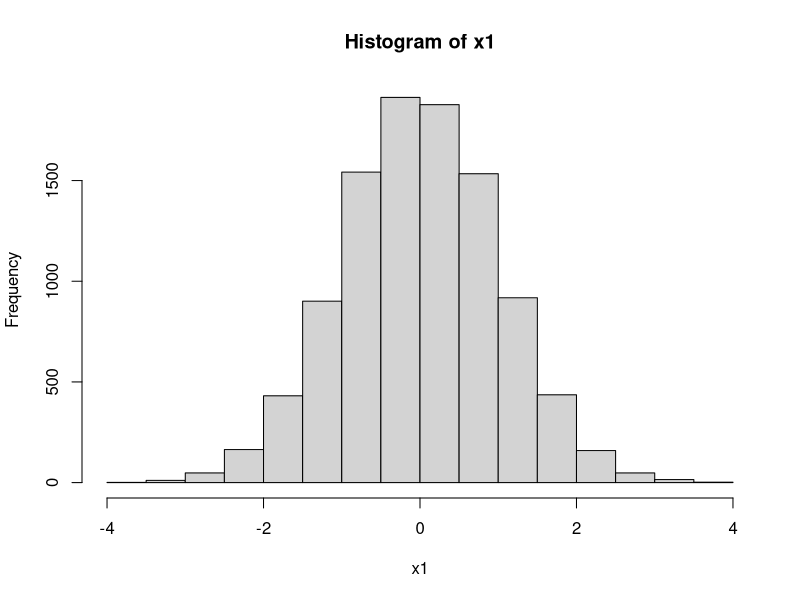
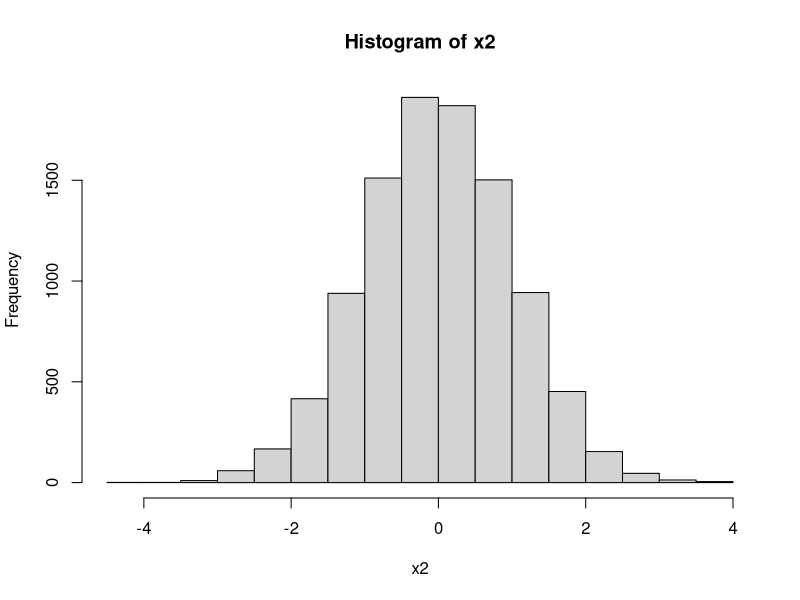

The R script that drew these images, in order:
start_time <- Sys.time()
set.seed(4901)
n=10000 #num of iterations
x1 <- 1:n
x2 <- 1:n

for(i in 1:n)
{
	#Step 1
	v1= (2 * runif(1))-1
	v2= (2 * runif(1))-1
	w= v1^(2)+ v2^(2)
  
	#Step 2
	while(w > 1)
	{
    		v1= 2 * runif(1)-1
    		v2= 2 * runif(1)-1        
    		w= v1^(2)+ v2^(2)
  	}
  
	x1[i] = v1 * sqrt((-2*log(w))/w )
	x2[i] = v2 * sqrt((-2*log(w))/w )
  
}
#Display histograms of x1 and x2:
hist(x1)
hist(x2)

mean(x1) #mean of x1:

mean(x2) #mean of x2:

sd(x1) #Standard deviation of x1:

sd(x2) #Standard deviation of x2:

cov(x1, x2) #Negative covariance, which means they are not independent

end_time <- Sys.time()
end_time - start_time
